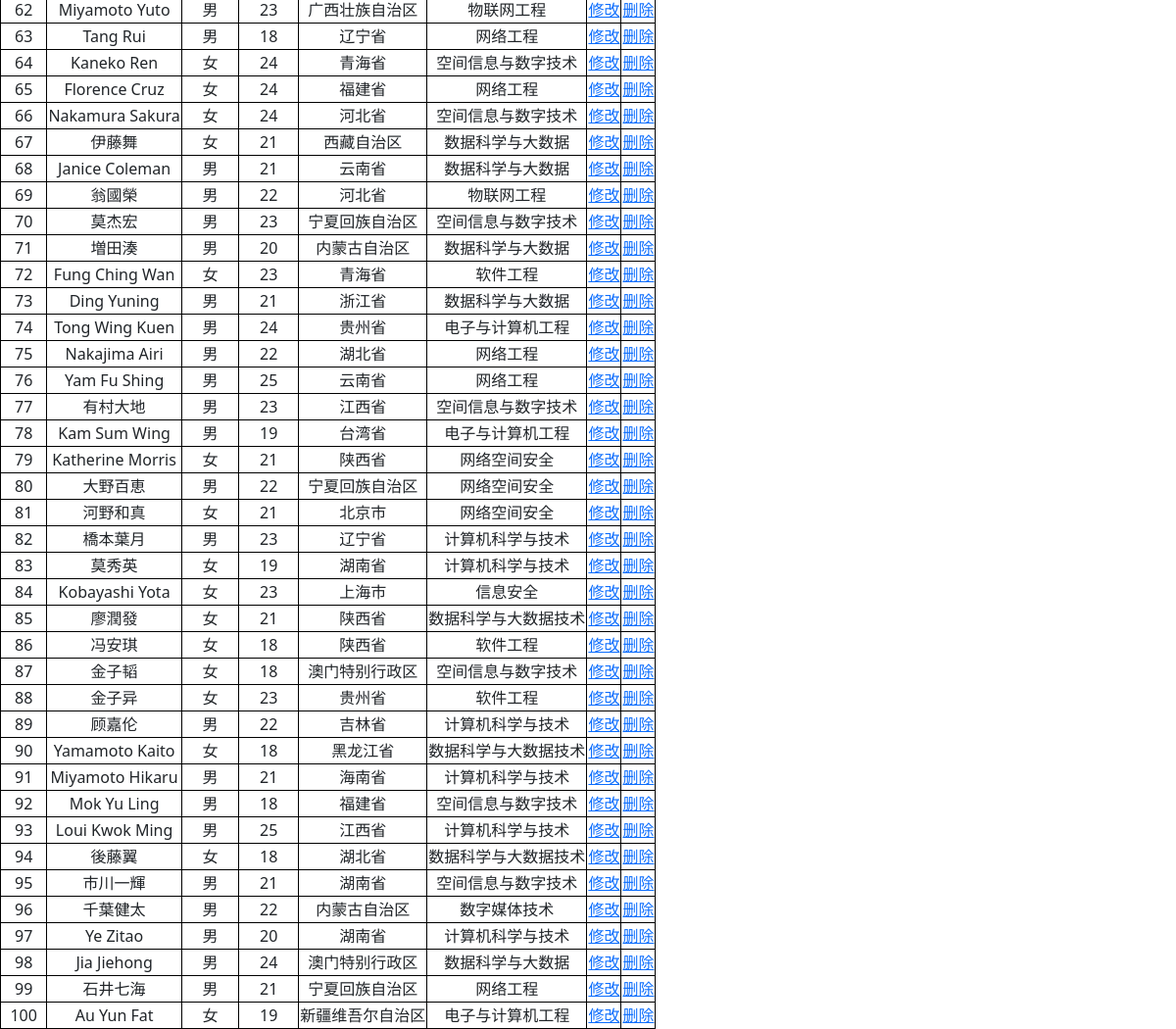
/ (signed in, lower part), run on an earlier commit of the app's database.
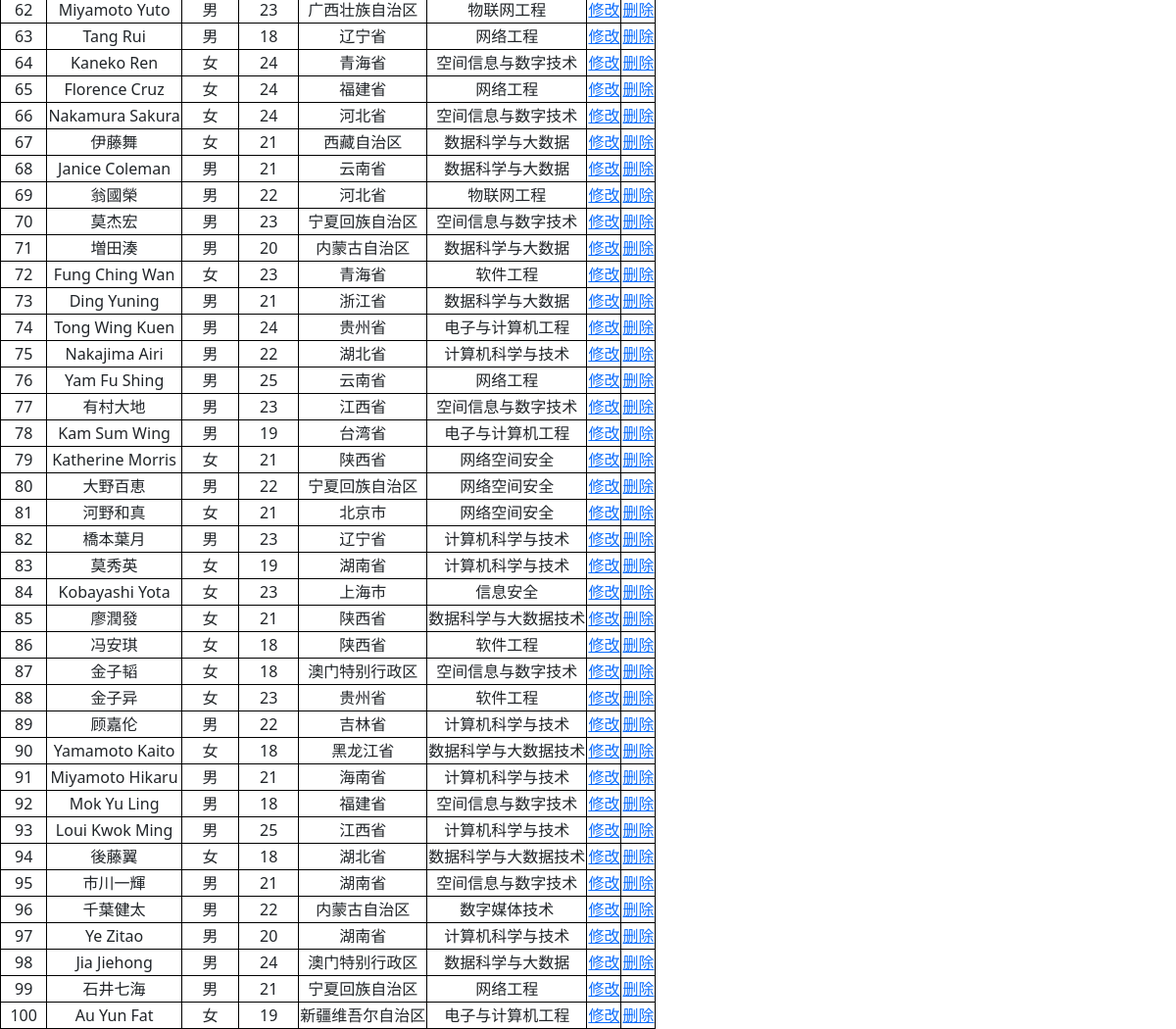
And on a later commit of the database.
### tables this page shows
CREATE TABLE student_info(
stu_id int primary key not null,
stu_name varchar(50) not null,
stu_sex char(2) not null,
stu_age int not null,
stu_origin varchar(50) not null,
stu_profession varchar(50) not null
);

### app.py (the view)
@app.route('/', methods=['GET'])
def index():
    if not checkLogin():
        return redirect(url_for('login'))
    ids = []
    values = []
    if "id" in request.args:
        ids.append('stu_id')
        if request.args["id"] != "":
            values.append(request.args["id"])
    if "name" in request.args:
        ids.append('stu_name')
        if request.args["name"] != "":
            values.append(request.args["name"])
    if len(ids) != 0:
        desp, results = db.Query2('student_info', ids, values)
    else:
        desp, results = db.selectAll('student_info')
    return render_template('show.html', results=results, desp=desp)

### app.py (called while the page is built)
def checkLogin():
    return True if 'username' in session else False

### db/sql_conn.py (called while the page is built)
def Close(conn):
    conn.close()

    def Open(self):
        conn = sqlite3.connect(self.database)
        return conn

    def selectAll(self, table):
        conn = self.Open()
        cur = conn.cursor()
        sql = "select * from %s" % table
        print(sql)
        cur.execute(sql)
        description = []
        for d in cur.description:
            description.append(d[0])
        result = cur.fetchall()
        cur.close()
        Close(conn)
        return description, result

### templates/show.html (shortened to what this page needs)
<!DOCTYPE html>
<html lang="en">
<head>
    <link href="/static/bootstrap/css/bootstrap.min.css" rel="stylesheet">
</head>
<body>
    <br>
    <table>
        {% for item in results %}
        <tr>
            {% for v in item %}
            <td>{{ v }}</td>
            {% endfor %}
            <td><a href="/update?id={{ item[0] }}">修改</a></td>
            <td><a href="/delete/{{ item[0] }}">删除</a></td>
        </tr>
        {% endfor %}
    </table>
</body>
</html>

### templates/show.html (style rules this page uses)
table, tr, td { border: 1px solid black; text-align: center; }

What changed in the data, as far as the page shows it:
changed student_info "Nakajima Airi": stu_profession "网络工程" → "计算机科学与技术"
